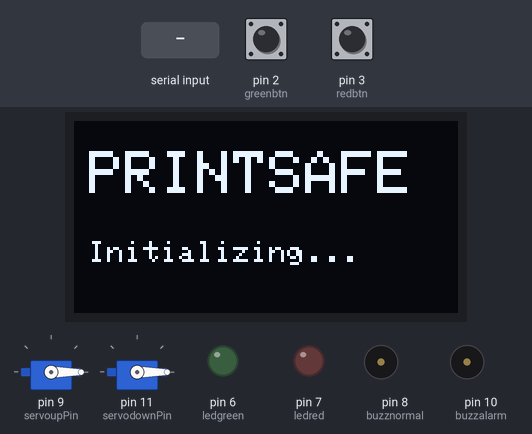
Bench run of a sketch on a simulated Arduino Uno, built with avr-gcc and run on an emulated ATmega328P. Shown: 2 × servo, 128×64 one-colour display, output pins drawn as LEDs (lit = HIGH), buzzer (waves = sounding, pin HIGH). The inputs (shaded band) are chosen by the test bench; at power-on: pin 2 (greenbtn) HIGH, pin 3 (redbtn) HIGH. The local clock reads 2024-03-15 10:24:30 at power-on unless the sketch sets it; what the sketch prints to the serial monitor is not drawn.

Above: at 4.5 s.
4.6 s: "1" received over Serial
At 5.1 s:
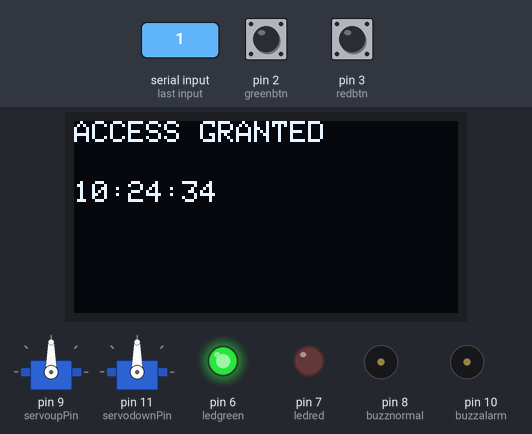
7.6 s: "0" received over Serial
At 10.4 s:
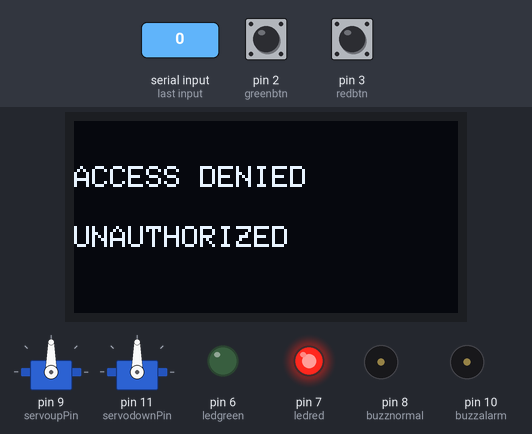
10.6 s: pin 2 (greenbtn) pulled LOW for 1 s
At 12.1 s:
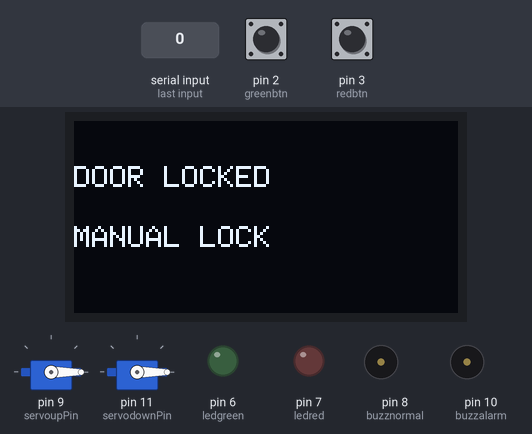
13.1 s: "0" received over Serial
At 14.9 s:
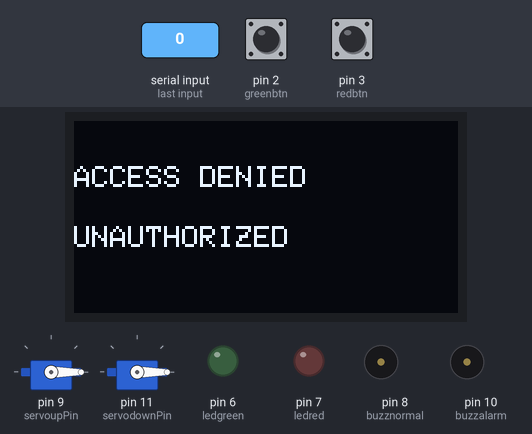
15.9 s: "0" received over Serial
At 17.41 s:
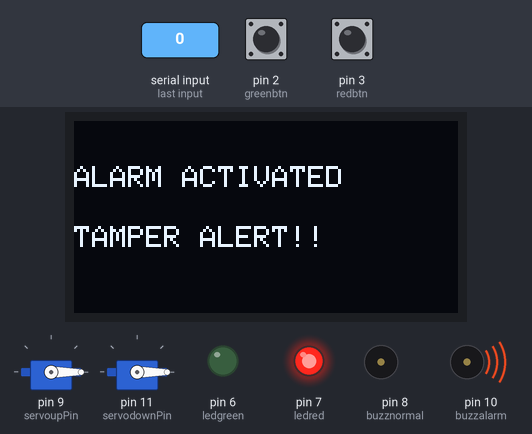
18.9 s: pin 3 (redbtn) pulled LOW for 1 s
At 20.6 s:
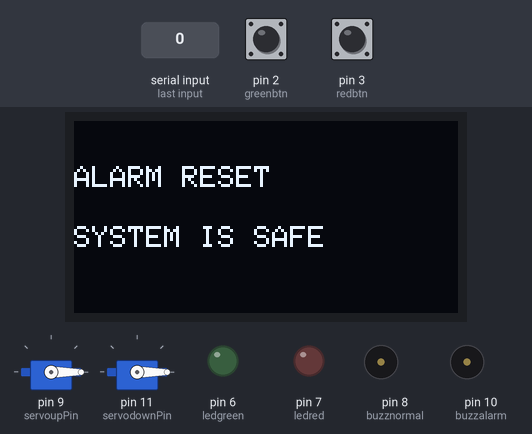
Timing chart, 0 to 22.1 s (numbered marks = the images above; inputs shaded):
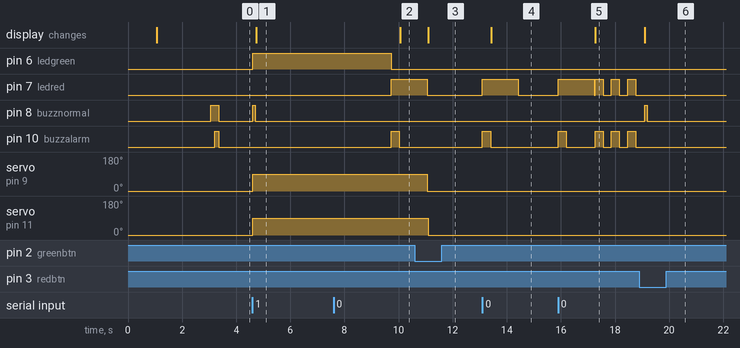

The sketch:

firmware_initial_.ino
```cpp
// printsafe initial firmware

#include <Wire.h>
#include <Adafruit_GFX.h>
#include <Adafruit_SSD1306.h>
#include <Adafruit_Fingerprint.h>
#include <RTClib.h>
#include <Servo.h>
#include <SoftwareSerial.h>

//oled set.
#define width 128
#define height 64

Adafruit_SSD1306 display(
    width,height,&Wire,-1
);

//rtc set.
RTC_DS3231 rtc;

//SERVO set.

Servo servoup;
Servo servodown;


//PINS.
//leds pins.
const int ledgreen = 6;
const int ledred = 7;

//buzzers pins.
const int buzznormal = 8;
const int buzzalarm = 10;

//servos pins.
const int servoupPin = 9;
const int servodownPin = 11;

//pushbutton pins.
const int greenbtn = 2;
const int redbtn = 3;

//fingerprint set.
const int fingerTX = 4;
const int fingerRX = 5;
SoftwareSerial fingerSerial(fingerTX, fingerRX);
Adafruit_Fingerprint finger = Adafruit_Fingerprint(&fingerSerial);


//vars to be used for security
bool alarmactive=false;
bool fingerrec=false;
unsigned long dualpress=0;
bool dualpressactive=false;
int failedattempts=0;
int fingerID=1;


//SETUP
void setup(){
    Serial.begin(9600);

    // pins
    pinMode(ledgreen, OUTPUT);
    pinMode(ledred, OUTPUT);

    pinMode(greenbtn, INPUT_PULLUP);
    pinMode(redbtn, INPUT_PULLUP);

    pinMode(buzznormal, OUTPUT);
    pinMode(buzzalarm, OUTPUT);

    // servos
    servoup.attach(servoupPin);
    servodown.attach(servodownPin);
    lockdoor();


    //oled
    if(!display.begin(SSD1306_SWITCHCAPVCC, 0x3C))
        {
             Serial.println(F("oled failed"));
             while(1);
        }
    //rtc
    if (!rtc.begin()) {
        Serial.println("Couldn't find RTC");
        while (1);
    }

    // fingerprint
    finger.begin(57600);
    if(finger.verifyPassword()){
        Serial.println("Found fingerprint sensor!");
    } else {
        Serial.println("Did not find fingerprint sensor :(");
        while (1)
        {delay(1);}

    }
    //start..
    initialmsg();
    readysnd();


}

void loop(){
    seethebuttonsfirst();
    //serial
    if (Serial.available()){
        char input=Serial.read();

        //authorized
        if(input=='1'){
            accessgranted();
        }
        // unauthorized
        else if(input=='0'){
            accessdenied();
        }

    }
}

//button handler
void seethebuttonsfirst(){
      bool greenpressed= digitalRead(greenbtn)==LOW;
      bool redpressed= digitalRead(redbtn)==LOW;

      if(greenpressed && redpressed){
        if(!dualpressactive){
            dualpressactive=true;
            dualpress=millis();
      }
      //if pressed both for 5 secs fingerprint enroll active.
      if(dualpressactive && (millis()-dualpress>=5000)){
        dualpressactive=false;
        fingerenroll();
    }}
    else if(!greenpressed && !redpressed){
        dualpressactive=false;
    }

    // if only red pressed reset the alarm
    if(redpressed && alarmactive && !greenpressed){
        resetalarm();
    }
    // if only green pressed lock manually.
    if(greenpressed && !redpressed && !dualpressactive){
        lockdoor();
        showmsg("DOOR LOCKED","MANUAL LOCK");
        delay(500);
    }
}


void accessgranted(){
    failedattempts=0;
    unlockdoor();

    digitalWrite(ledgreen, HIGH);
    digitalWrite(ledred, LOW);

    //beep success buzzer
    successbeep();

    //rtc set time
    DateTime now = rtc.now();

//oled display
    display.clearDisplay();
    display.setTextSize(1);
    display.setTextColor(WHITE);

    display.setCursor(0,0);//changable
    display.println("ACCESS GRANTED");

    //show time and date
    display.setCursor(0,20);
    display.print(now.hour());
    display.print(":");
    display.print(now.minute());
    display.print(":");
    display.println(now.second());
    display.display();

    Serial.println("Access Granted for authorized person");

    delay(5000);
    digitalWrite(ledgreen, LOW);


}

void accessdenied(){
    failedattempts++;
    digitalWrite(ledred,HIGH);

    //BEEP WARNING BUZZER
    warningbeep();
    showmsg("ACCESS DENIED","UNAUTHORIZED");
    delay (1000);
    digitalWrite(ledred, LOW);

    //if failed attempts more than 3 activate emergency alarm
    if(failedattempts>=3){
        activatealarm();
    }
}

void fingerenroll(){
    fingerrec=true;

    // confirmation 2 beep
    digitalWrite(buzznormal, HIGH);
    delay(300);
    digitalWrite(buzznormal, LOW);
    delay(300);
    digitalWrite(buzznormal, HIGH);
    delay(300);
    digitalWrite(buzznormal, LOW);

    showmsg("ADMIN MODE","PLS PLACE FINGER");
    Serial.println("Place your finger on the sensor to enroll.");

    uint8_t enrollresult = getFingerprintEnroll(fingerID);
    //enroll
    if (enrollresult == FINGERPRINT_OK) {
        showmsg("ENROLLED OK!", "SLOT ID: " + String(fingerID));
        fingerID++;
        successbeep();
    } else {
        showmsg("ENROLL FAILED", "TRY AGAIN");
        warningbeep();
    }
    delay(4000);
}


uint8_t getFingerprintEnroll(int id) {

  int p = -1;
  Serial.print("Waiting for valid finger to enroll as #");
  Serial.println(id);

  showmsg("Scanning","Enroll id: " + String(id));
  while (p != FINGERPRINT_OK) {
    p = finger.getImage();
    switch (p) {
    case FINGERPRINT_OK:
      Serial.println("Image taken");
      break;
    case FINGERPRINT_NOFINGER:
      Serial.print(".");
      break;
    case FINGERPRINT_PACKETRECIEVEERR:
      Serial.println("Communication error");
      break;
    case FINGERPRINT_IMAGEFAIL:
      Serial.println("Imaging error");
      break;
    default:
      Serial.println("Unknown error");
      break;
    }
  }

  // OK success!

  p = finger.image2Tz(1);
  switch (p) {
  case FINGERPRINT_OK:
    Serial.println("Image converted");
    break;
  case FINGERPRINT_IMAGEMESS:
    Serial.println("Image too messy");
    return p;
  case FINGERPRINT_PACKETRECIEVEERR:
    Serial.println("Communication error");
    return p;
  case FINGERPRINT_FEATUREFAIL:
    Serial.println("Could not find fingerprint features");
    return p;
  case FINGERPRINT_INVALIDIMAGE:
    Serial.println("Could not find fingerprint features");
    return p;
  default:
    Serial.println("Unknown error");
    return p;
  }

  Serial.println("Remove finger");
  delay(2000);
  p = 0;
  while (p != FINGERPRINT_NOFINGER) {
    p = finger.getImage();
  }
  Serial.print("ID ");
  Serial.println(id);
  p = -1;
  Serial.println("Place same finger again");
  while (p != FINGERPRINT_OK) {
    p = finger.getImage();
    switch (p) {
    case FINGERPRINT_OK:
      Serial.println("Image taken");
      break;
    case FINGERPRINT_NOFINGER:
      Serial.print(".");
      break;
    case FINGERPRINT_PACKETRECIEVEERR:
      Serial.println("Communication error");
      break;
    case FINGERPRINT_IMAGEFAIL:
      Serial.println("Imaging error");
      break;
    default:
      Serial.println("Unknown error");
      break;
    }
  }

  // OK success!

  p = finger.image2Tz(2);
  switch (p) {
  case FINGERPRINT_OK:
    Serial.println("Image converted");
    break;
  case FINGERPRINT_IMAGEMESS:
    Serial.println("Image too messy");
    return p;
  case FINGERPRINT_PACKETRECIEVEERR:
    Serial.println("Communication error");
    return p;
  case FINGERPRINT_FEATUREFAIL:
    Serial.println("Could not find fingerprint features");
    return p;
  case FINGERPRINT_INVALIDIMAGE:
    Serial.println("Could not find fingerprint features");
    return p;
  default:
    Serial.println("Unknown error");
    return p;
  }

  // OK converted!
  Serial.print("Creating model for #");
  Serial.println(id);

  p = finger.createModel();
  if (p == FINGERPRINT_OK) {
    Serial.println("Prints matched!");
  } else if (p == FINGERPRINT_PACKETRECIEVEERR) {
    Serial.println("Communication error");
    return p;
  } else if (p == FINGERPRINT_ENROLLMISMATCH) {
    Serial.println("Fingerprints did not match");
    return p;
  } else {
    Serial.println("Unknown error");
    return p;
  }

  Serial.print("ID ");
  Serial.println(id);
  p = finger.storeModel(id);
  if (p == FINGERPRINT_OK) {
    Serial.println("Stored!");
  } else if (p == FINGERPRINT_PACKETRECIEVEERR) {
    Serial.println("Communication error");
    return p;
  } else if (p == FINGERPRINT_BADLOCATION) {
    Serial.println("Could not store in that location");
    return p;
  } else if (p == FINGERPRINT_FLASHERR) {
    Serial.println("Error writing to flash");
    return p;
  } else {
    Serial.println("Unknown error");
    return p;
  }

  return FINGERPRINT_OK;
}


void lockdoor(){
    // adjust servo angles accordingly
    servoup.write(0);
    servodown.write(0);

}
void unlockdoor(){
    // adjust servo angles accordingly
    servoup.write(90);
    servodown.write(90);
}


void successbeep(){
    digitalWrite(buzznormal,HIGH);
    delay(100);
    digitalWrite(buzznormal,LOW);
}
void warningbeep(){
    digitalWrite(buzzalarm,HIGH);
    delay(300);
    digitalWrite(buzzalarm,LOW);
}


void activatealarm(){
    alarmactive=true;
    showmsg("ALARM ACTIVATED","TAMPER ALERT!!");
    while(alarmactive){
        digitalWrite(ledred, HIGH);
        digitalWrite(buzzalarm, HIGH);
        delay(300);
        digitalWrite(ledred, LOW);
        digitalWrite(buzzalarm, LOW);
        delay(300);

        //reset thing
        if(digitalRead(redbtn)==LOW){
            resetalarm();
        }
    }
}
void resetalarm(){
    alarmactive=false;
    failedattempts=0;
    digitalWrite(ledred, LOW);
    digitalWrite(buzzalarm, LOW);

    showmsg("ALARM RESET","SYSTEM IS SAFE");

    successbeep();
    delay(1000);

}

void showmsg(String msg1, String msg2) {

  display.clearDisplay();

  display.setTextSize(1);
  display.setTextColor(WHITE);
  display.setCursor(0, 15);
  display.println(msg1);

  display.setCursor(0, 35);
  display.println(msg2);

  display.display();
}

void initialmsg(){
    display.clearDisplay();
    display.setTextSize(2);
    display.setTextColor(WHITE);
    display.setCursor(5,10);
    display.println("PRINTSAFE");
    display.setTextSize(1);
    display.setCursor(5,40);
    display.println("Initializing...");
    display.display();
    delay(2000);
}

void readysnd()
{
    digitalWrite(buzznormal, HIGH);
    delay(150);
    digitalWrite(buzzalarm, HIGH);
    delay(150);
    digitalWrite(buzznormal, LOW);
    digitalWrite(buzzalarm, LOW);
}
```

Measured:
- after the input at 4.6 s, pin 6 (ledgreen): LOW → HIGH at once; pin 8 (buzznormal): LOW → HIGH at once, → LOW 0.10 s later; servo on pin 9 (servoupPin), servo on pin 11 (servodownPin): 0° → 90° at once; the display: changes after 0.13 s (image 1)
- after the input at 7.6 s, pin 7 (ledred): LOW → HIGH after 2.1 s; pin 10 (buzzalarm): LOW → HIGH after 2.1 s, → LOW 0.30 s later; the display: changes after 2.5 s (image 2)
- after the input at 10.6 s, servo on pin 9 (servoupPin): 90° → 0° after 0.46 s; servo on pin 11 (servodownPin): 90° → 0° after 0.49 s; the display: changes after 0.49 s (image 3)
- after the input at 13.1 s, pin 7 (ledred): LOW → HIGH at once, → LOW 1.3 s later; pin 10 (buzzalarm): LOW → HIGH at once, → LOW 0.30 s later; the display: changes after 0.33 s (image 4)
- after the input at 15.9 s, pin 10 (buzzalarm): LOW → HIGH at once, → LOW 0.30 s later, → HIGH 1.1 s later, → LOW 0.30 s later, … (8 changes in this stretch); the display: changes after 1.4 s (image 5)
- after the input at 18.9 s, pin 7 (ledred), pin 10 (buzzalarm): stops changing and stays LOW; pin 8 (buzznormal): LOW → HIGH after 0.19 s, → LOW 0.10 s later; the display: changes after 0.19 s (image 6)
